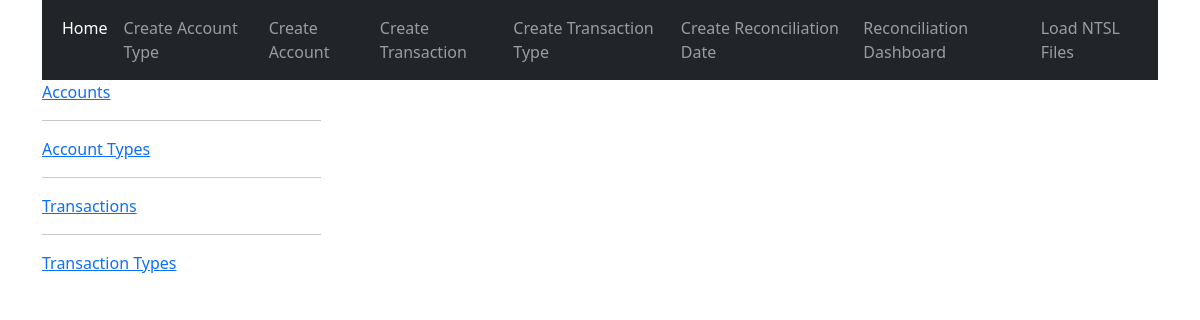
The app's page /accounts/, older data.
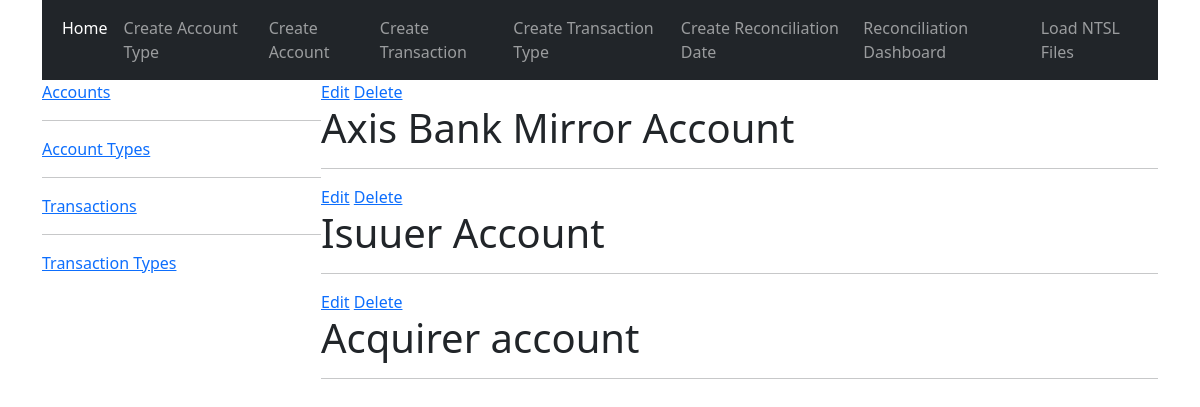
The same page, newer data.
### recon/models.py (models this page shows)
class Account(models.Model):
    number = models.CharField(max_length=16)
    name = models.CharField(max_length=250)
    openingBalance = models.FloatField()
    date = models.DateField()
    accountType = models.ForeignKey(AccountType, on_delete=models.SET_NULL, null=True)
    def __str__(self):
        return self.name

### recon/views.py (the view)
# urls.py: path('accounts/',views.accounts, name='accounts'),
def accounts(request):
    accounts=Account.objects.all()
    context={'accounts':accounts}
    return render(request,'recon/accounts.html',context)

### recon/templates/recon/accounts.html (shortened to what this page needs)
{% extends 'home.html' %}
{% block sidecontent %}
<div >
    <div>
        {% for account in accounts %}
            <div>
                <a href="{% url 'update-account' account.id%}">Edit</a>
                <a href="{% url 'delete-account' account.id%}">Delete</a>
                <h1>{{account}}</h1>
                <hr>
            </div>
        {% endfor %}
    </div>
</div>
{% endblock %}

Row changes from the older to the newer data that the page shows:
added Account: name "Axis Bank Mirror Account"
added Account: name "Isuuer Account"
added Account: name "Acquirer account"
